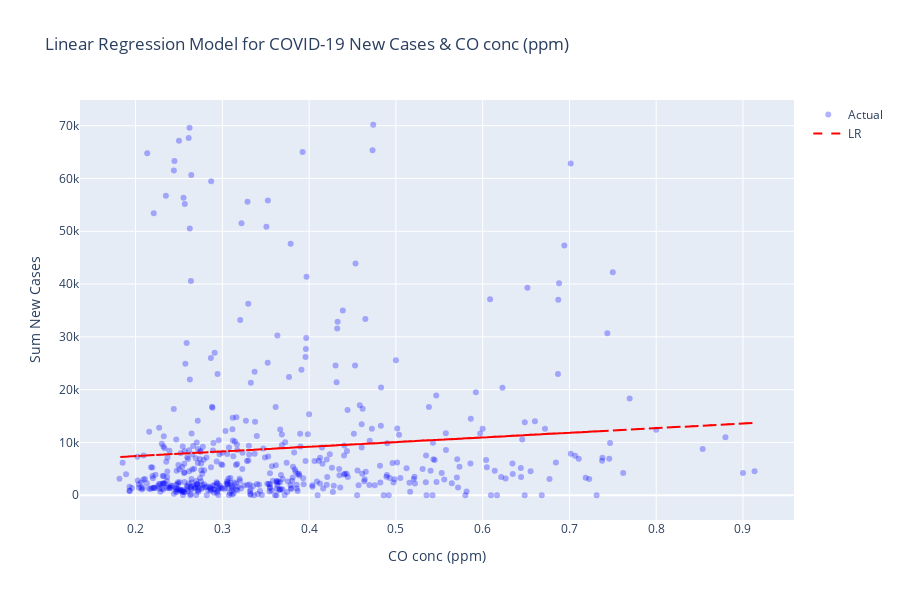

Write notebook code for a chart like this one.
### Code cell
# For CO conc (ppm) & Sum New Cases
## Perform regression modeling
from sklearn.linear_model import LinearRegression
from sklearn.metrics import r2_score, mean_squared_error

import statsmodels.api as sm
import calendar

# Convert datetime to int
#x = data['Date'].values.astype(int) / 10**9  # Convert to seconds (UNIX epoch start)
#x = x.reshape(-1, 1)


x = NewData['CO conc (ppm)']
y = NewData['Sum New Cases']

#--------------------------------------------------------------
# Linear regression model
#--------------------------------------------------------------
# Stastical approach
x_lms = sm.add_constant(x)
linear_model_stat = sm.OLS(y, x_lms)
lms_results = linear_model_stat.fit()
p_values = lms_results.pvalues[1:]

# Machine learning approach (no p-values)
linear_model = LinearRegression()
linear_model.fit(x_lms, y)
y_linear_pred = linear_model.predict(x_lms)

# Calculate R2 and RMSE for linear regression model
linear_r2 = r2_score(y, y_linear_pred)
linear_rmse = np.sqrt(mean_squared_error(y, y_linear_pred))

print("Model Evaluation")
print("\nLinear Regression: RMSE=%.2f, R2=%.2f" % (linear_rmse, linear_r2))
for i, p_value in enumerate(p_values.index):
  print(f'P({p_value}): {p_values[i]}')

if any(p_values <= 0.05):
  print("There is a significant relationship between the predictor and the response\n")
else:
  print("There is no significant relationship between the predictor and the response\n")


# Plot the model
import plotly.graph_objects as go

xtt = NewData['CO conc (ppm)']#.dt.strftime('%Y-%m-%d')
scatter_actual = go.Scatter(x=xtt, y=y, mode='markers', name='Actual', marker=dict(color='blue', opacity=0.3))

line_regression = go.Scatter(x=xtt, y=y_linear_pred, mode='lines', name='LR', line=dict(color='red', dash='dash'))

data = [scatter_actual, line_regression]

layout = go.Layout(xaxis=dict(title='CO conc (ppm)'),
                   yaxis=dict(title='Sum New Cases'),
                   title='Linear Regression Model for COVID-19 New Cases & CO conc (ppm)',
                   showlegend=True,
                   height=600)

fig = go.Figure(data=data, layout=layout)
fig.show()

### Figure 1 — Plotly figure (JSON) as saved in the notebook; plotly's stock layout.template omitted (floating-point values rounded to 4 significant figures; data arrays with more than 128 entries replaced by an {"elided": "..."} marker saying what was removed)
{"data": [{"marker": {"color": "blue", "opacity": 0.3}, "mode": "markers", "name": "Actual", "x": {"elided": "499 float values"}, "y": {"elided": "499 float values"}, "type": "scatter"}, {"line": {"color": "red", "dash": "dash"}, "mode": "lines", "name": "LR", "x": {"elided": "499 float values"}, "y": {"elided": "499 float values"}, "type": "scatter"}], "layout": {"height": 600, "showlegend": true, "title": {"text": "Linear Regression Model for COVID-19 New Cases & CO conc (ppm)"}, "xaxis": {"title": {"text": "CO conc (ppm)"}}, "yaxis": {"title": {"text": "Sum New Cases"}}}}
